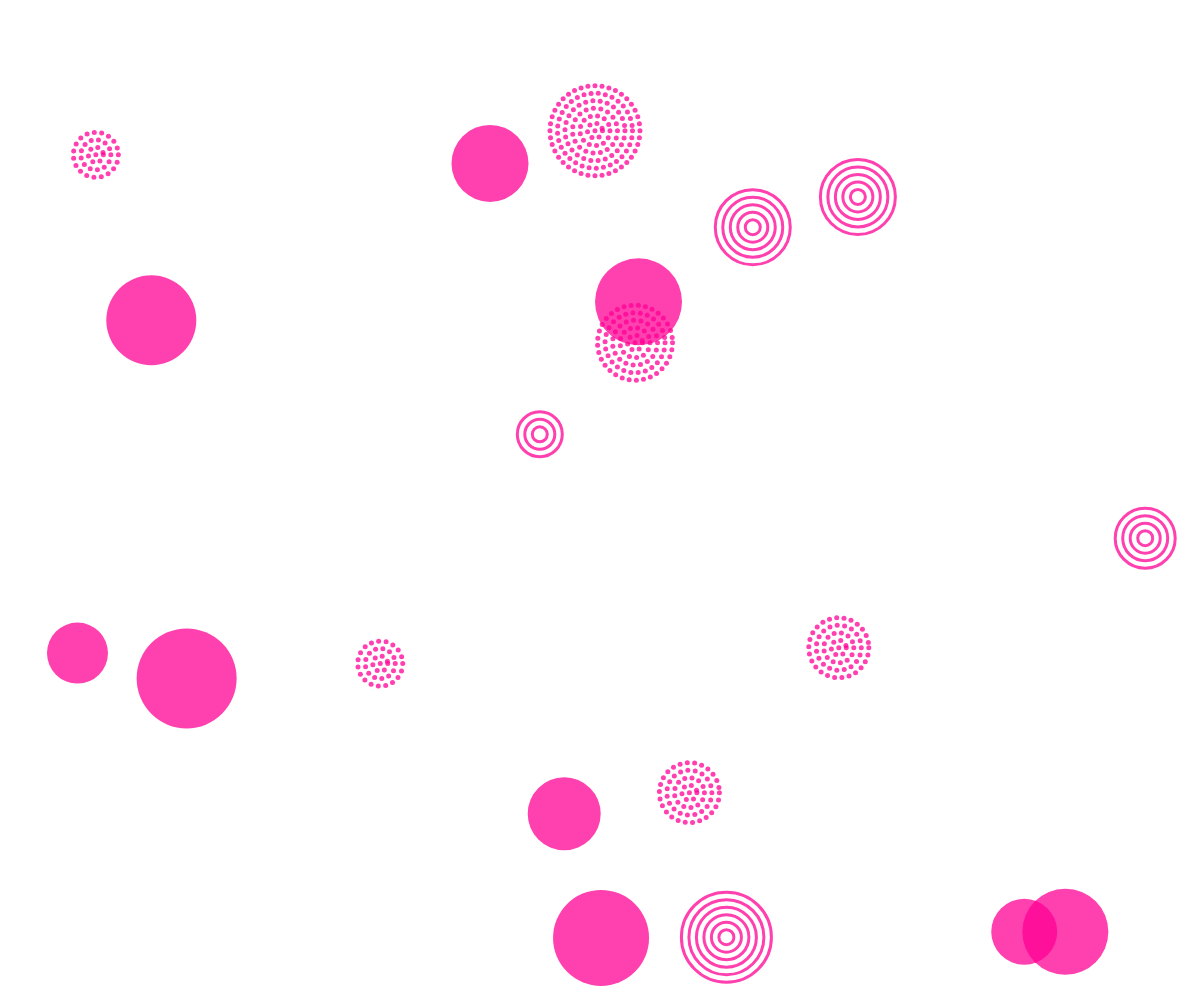
Frame 1 (no input)
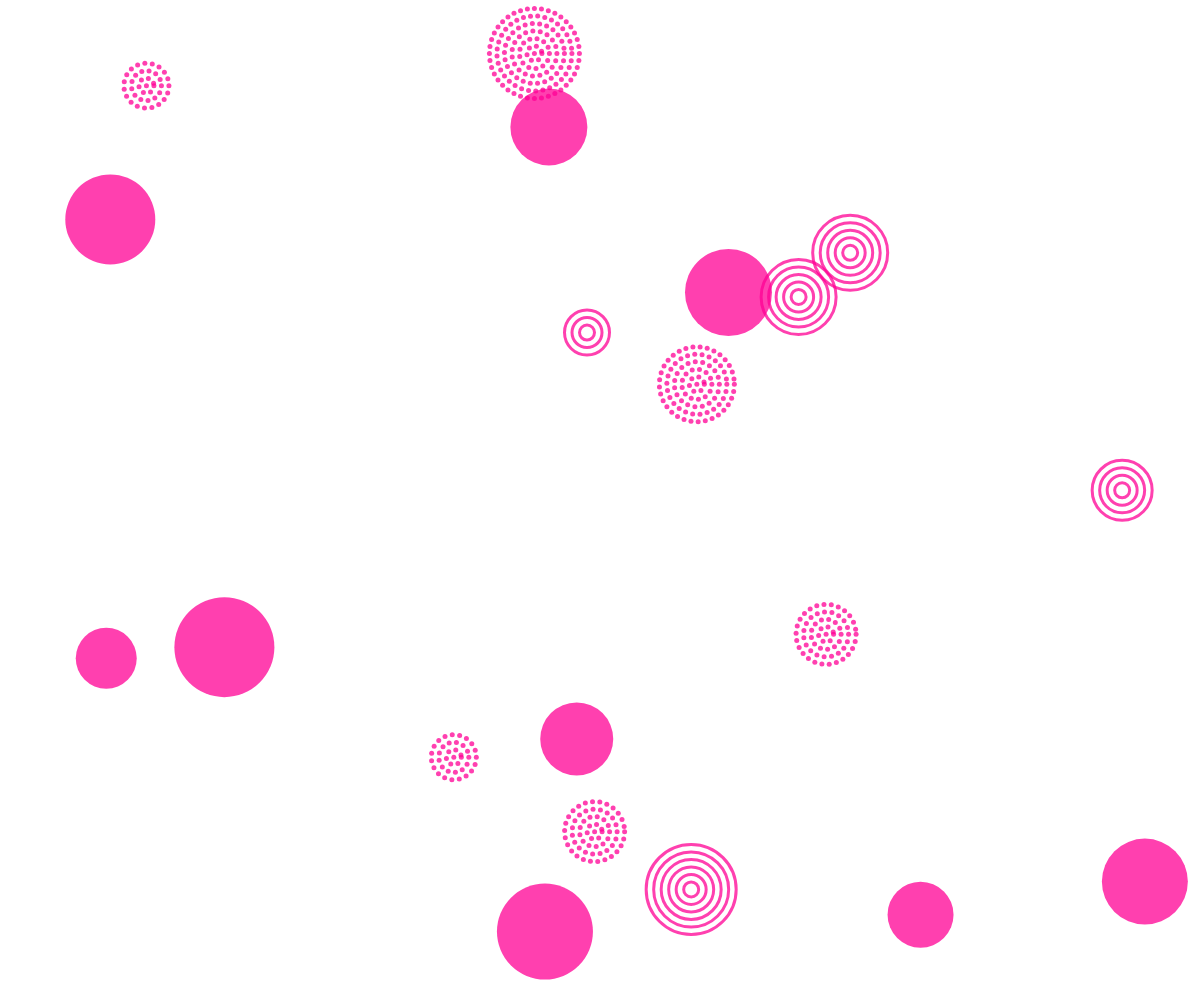
Frame 60 (no input)
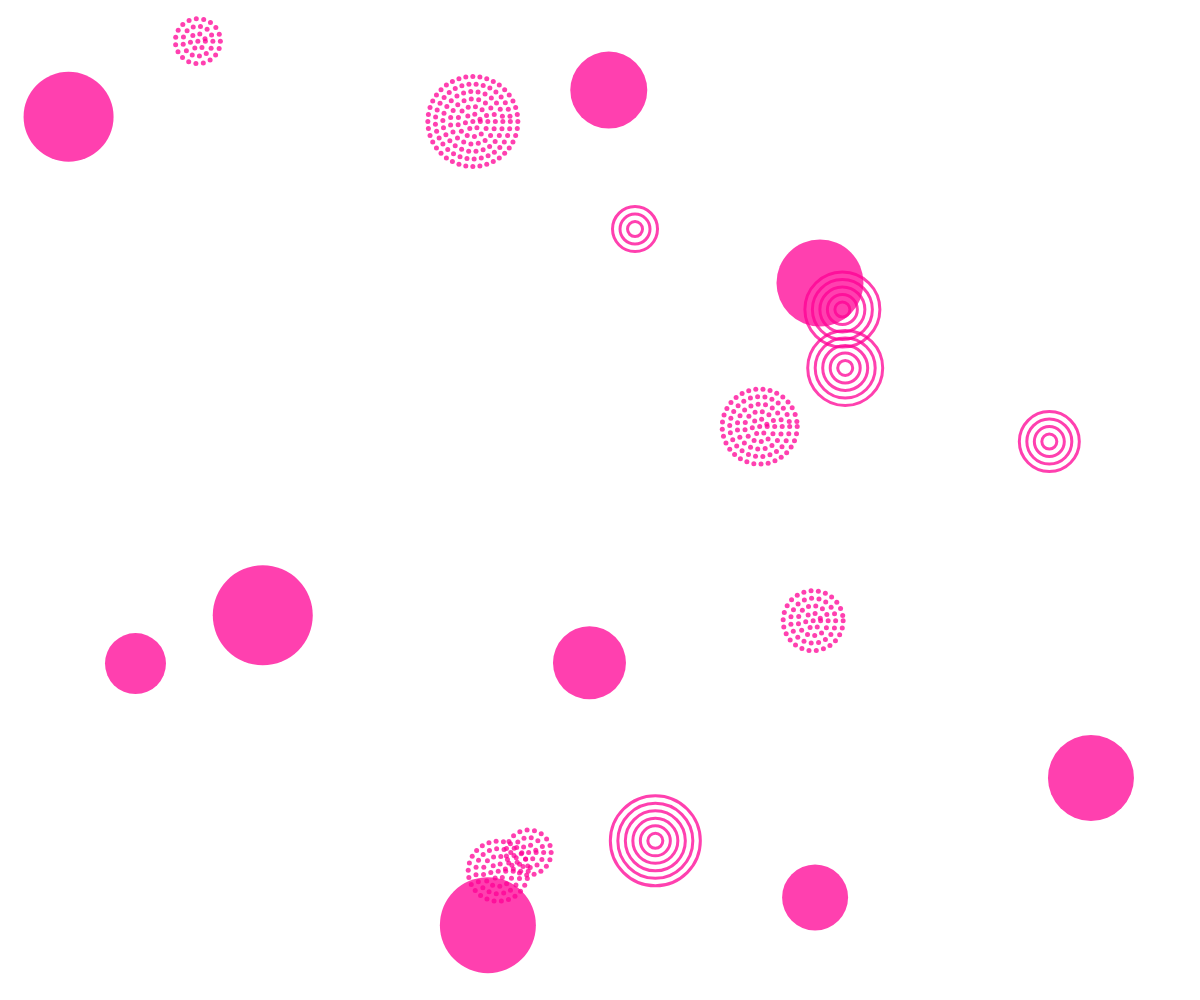
Frame 120 (the mouse pressed at the canvas centre since frame 60)

The p5.js sketch that drew these frames (run headless with seeded random() and noise() and a simulated clock; from frame 60 on, the mouse is pressed at the canvas centre):

// p5.js sketch
// ── sketch.js
p5.disableFriendlyErrors = true;

const circleArts = [];
const particles = [];
let minSize, maxSize, nums, hues, art, particle;
let bg;

const vector = (x, y) => ({x, y});

function setup() {
  createCanvas(windowWidth, windowHeight);
  colorMode(HSB,360,100,100,100);
  angleMode(DEGREES);

  minSize = 50;
  maxSize = minSize * 2;
  nums = 20;
  hues = color(rand(360),
               100,
               100,
               randBetween(50,75));
  let hueValue = hue(hues);
  if( hueValue <= 180 ){
      bg = color('black');
  } else {
      bg = color('white');
  }

  for(let i = 0; i < nums; i++){
    art = new CircleArt();
    art.init(randBetween(minSize,width-minSize),
             randBetween(minSize,height-minSize),
             randBetween(minSize,maxSize), 
             randBetween(1,3),
             hues);
    circleArts.push(art);
  }
}

function draw() {
  background(bg);

  if(circleArts.length === 0){
    for(let i = 0; i < nums; i++){
        art = new CircleArt();
        art.init(randBetween(minSize,width-minSize),
                 randBetween(minSize,height-minSize),
                 randBetween(minSize,maxSize), 
                 randBetween(1,3),
                 hues);
        circleArts.push(art);
      }
  }
  
  for(let i = 0; i < circleArts.length; i++){
    circleArts[i].run();
    
    if(circleArts[i].isDead()){
        circleArts.splice(i,1);
    }
  }

  if(particles.length > 0){
    displayParticles();
  }
  

//   displayFPS();
}

function displayFPS(){
    let fps = frameRate();
    fill(255);
    stroke(0);
    text("FPS: " + fps.toFixed(2), 10, height - 10);
}

function rand(max){
  return Math.floor(Math.random() * max);
}

function randBetween(min, max){
  min = Math.ceil(min);
  max = Math.floor(max);
  return Math.floor(Math.random() * (max - min + 1) + min);
}

function CircleArt() {}
CircleArt.prototype = {
    init(x, y, size, type, colour) {
        this.position = vector(x, y);
        this.oriVelX = random(-2, 2);
        this.oriVelY = random(-2, 2);
        this.velocity = vector(this.oriVelX, this.oriVelY);
        this.type = type;
		this.d = size;
		this.oriSize = this.d;
		this.r = this.d / 2;
		this.colour = colour;
		this.oriColor = this.colour;
		this.gap = 15;
        this.hovered = false;
        this.dead = false;
    },
    run() {
        this.move();
        this.edges();
        this.display();
        this.hover();
        this.update();
    },
    display () {
        if (this.type === 1) {
            push();
            noStroke();
            fill(this.colour);
            ellipse(this.position.x, this.position.y, this.d, this.d);
            pop();
        }

        else if (this.type === 2) {
            push();
            stroke(this.colour);
            strokeWeight(3);
            noFill();
            for (let i = 0; i <= this.d; i += this.gap) {
                ellipse(this.position.x, this.position.y, i, i);
            }
            pop();
        }

        else if (this.type === 3) {
            push();
            noStroke();
            fill(this.colour);

            for (let i = 0; i <= this.d / this.gap; i++) {
                var r = this.gap / 2;
                var circ = 2 * PI * (i * r);
                var n = circ / r;
                var ang = floor(360.0 / n);
                for (let a = 0; a < 360; a += ang) {
                    var x_dot = this.position.x + (i * r) * cos(a);
                    var y_dot = this.position.y + (i * r) * sin(a);
                    ellipse(x_dot, y_dot, 5);
                }
            }
            pop();
        }
    },
    move() {
        this.position.x += this.velocity.x;
		this.position.y += this.velocity.y;
    },
    update() {
        if(this.d <= 0){
            
        }
    },
    edges(){
        if (this.position.x > width - this.r ||
            this.position.x < this.r) {
            this.oriVelX *= -1;    
            this.velocity.x *= -1;
        }
        if (this.position.y > height - this.r ||
            this.position.y < this.r) {
            this.oriVelY *= -1;    
            this.velocity.y *= -1;
        }
    },
    hover () {
        let d = dist(this.position.x, this.position.y, mouseX, mouseY);
        if (d <= this.r && this.d > 0) {
            this.hovered = true;
            let checkBg = brightness(bg);
            if( checkBg >= 100){
                this.colour = color(360, 0, 0, 75);
            } else {
                this.colour = color(360, 0, 100, 75);
            }
            
            this.velocity.x = 0;
            this.velocity.y = 0;
            this.d = this.d - 2;
            if(this.d <= 0 && !this.dead) {
                this.dead = true;
                initParticles(this.position.x, this.position.y, this.type, this.oriColor);
            }
        } 
        else if(this.hovered && this.d >= 1) {
            this.colour = this.oriColor;
            this.velocity.x = this.oriVelX;
            this.velocity.y = this.oriVelY;
            this.d = this.oriSize;
            this.hovered = false;
        }
    },
    isDead (){
        return this.dead;
    }
}

function Particle() {}
Particle.prototype = {
    init(x, y, type, colour) {
        this.pos = vector(x, y);
        this.vel = vector(random(-7,7), random(-7,7));
        this.life = 100;
        this.dead = false;
        let diam = randBetween(5,50);
        this.size = diam;
        this.oriSize = diam;
        this.type = type;
        h = hue(colour);
        s = saturation(colour);
        b = brightness(colour);
        a = alpha(colour);
        this.colour = color(h,s,b,a);
        
    },
    show() {
        switch(this.type){
            case 1:
                push();
                noStroke();
                fill(this.colour);
                ellipse(this.pos.x, this.pos.y, this.size, this.size);
                pop();
                break;
            case 2:
                push();
                noFill();
                strokeWeight(3);
                stroke(this.colour);
                ellipse(this.pos.x, this.pos.y, this.size, this.size);
                pop();
            break;
            case 3:
                push();
                // noStroke();
                // fill(this.colour);
                // ellipse(this.pos.x, this.pos.y, 10, 10);
                noFill();
                strokeWeight(7);
                stroke(this.colour);
                point(this.pos.x, this.pos.y);
                pop();
            break;
            default:
                push();
                noFill();
                stroke(this.colour);
                strokeWeight(3);
                point(this.pos.x, this.pos.y);
                pop();
        }
    },
    update() {
        this.pos.x += this.vel.x;
        this.pos.y += this.vel.y;
        this.life -= 1;
        this.size = map(this.life, 0, 100, 0, this.oriSize);

        if(this.life <= 0){
            this.dead = true;
        }
        if(this.pos.x > width+this.size || this.pos.x < -this.size ||
            this.pos.y > height+this.size || this.pos.y < -this.sise){
                this.dead = true;
        }
    },
    isDead() {
        return this.dead;
    }
}

function initParticles(x, y, type, colour) {
    for(let i = 0; i < 50; i++){
        particle = new Particle();
        particle.init(x, y, type, colour);
        particles.push(particle);
    }
}

function displayParticles(){  
    for(let i = 0; i < particles.length; i++){
      particles[i].show();
      particles[i].update();

      if(particles[i].isDead()){
        particles.splice(i,1);
      }
    }
  }
